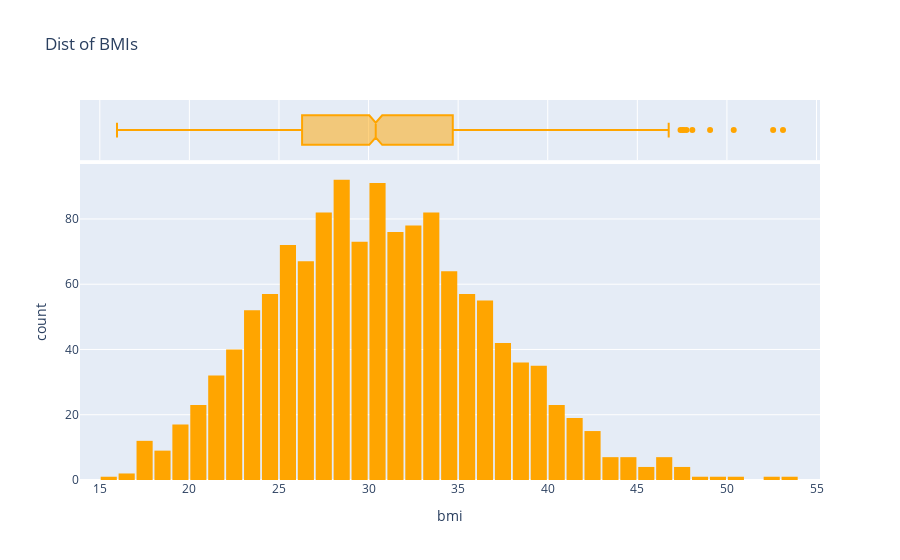

Source (notebook cell):
### Code cell
fig = px.histogram(medical_df, x='bmi', marginal='box', color_discrete_sequence=['orange'], title='Dist of BMIs')
fig.update_layout(bargap=0.1)
fig.show()

#The distributions of BMIs is normal 
#Bc the dist of ages is uniform and dist of BMI is normal, then there is a

### Figure 1 — Plotly figure (JSON) as saved in the notebook; plotly's stock layout.template omitted (floating-point values rounded to 4 significant figures; data arrays with more than 128 entries replaced by an {"elided": "..."} marker saying what was removed)
{"data": [{"alignmentgroup": "True", "bingroup": "x", "hovertemplate": "bmi=%{x}<br>count=%{y}<extra></extra>", "legendgroup": "", "marker": {"color": "orange", "pattern": {"shape": ""}}, "name": "", "offsetgroup": "", "orientation": "v", "showlegend": false, "type": "histogram", "x": {"elided": "1338 float values"}, "xaxis": "x", "yaxis": "y"}, {"alignmentgroup": "True", "hovertemplate": "bmi=%{x}<extra></extra>", "legendgroup": "", "marker": {"color": "orange"}, "name": "", "notched": true, "offsetgroup": "", "showlegend": false, "type": "box", "x": {"elided": "1338 float values"}, "xaxis": "x2", "yaxis": "y2"}], "layout": {"bargap": 0.1, "barmode": "relative", "legend": {"tracegroupgap": 0}, "title": {"text": "Dist of BMIs"}, "xaxis": {"anchor": "y", "domain": [0, 1], "title": {"text": "bmi"}}, "xaxis2": {"anchor": "y2", "domain": [0, 1], "matches": "x", "showgrid": true, "showticklabels": false}, "yaxis": {"anchor": "x", "domain": [0, 0.8316], "title": {"text": "count"}}, "yaxis2": {"anchor": "x2", "domain": [0.8416, 1], "matches": "y2", "showgrid": false, "showline": false, "showticklabels": false, "ticks": ""}}}
